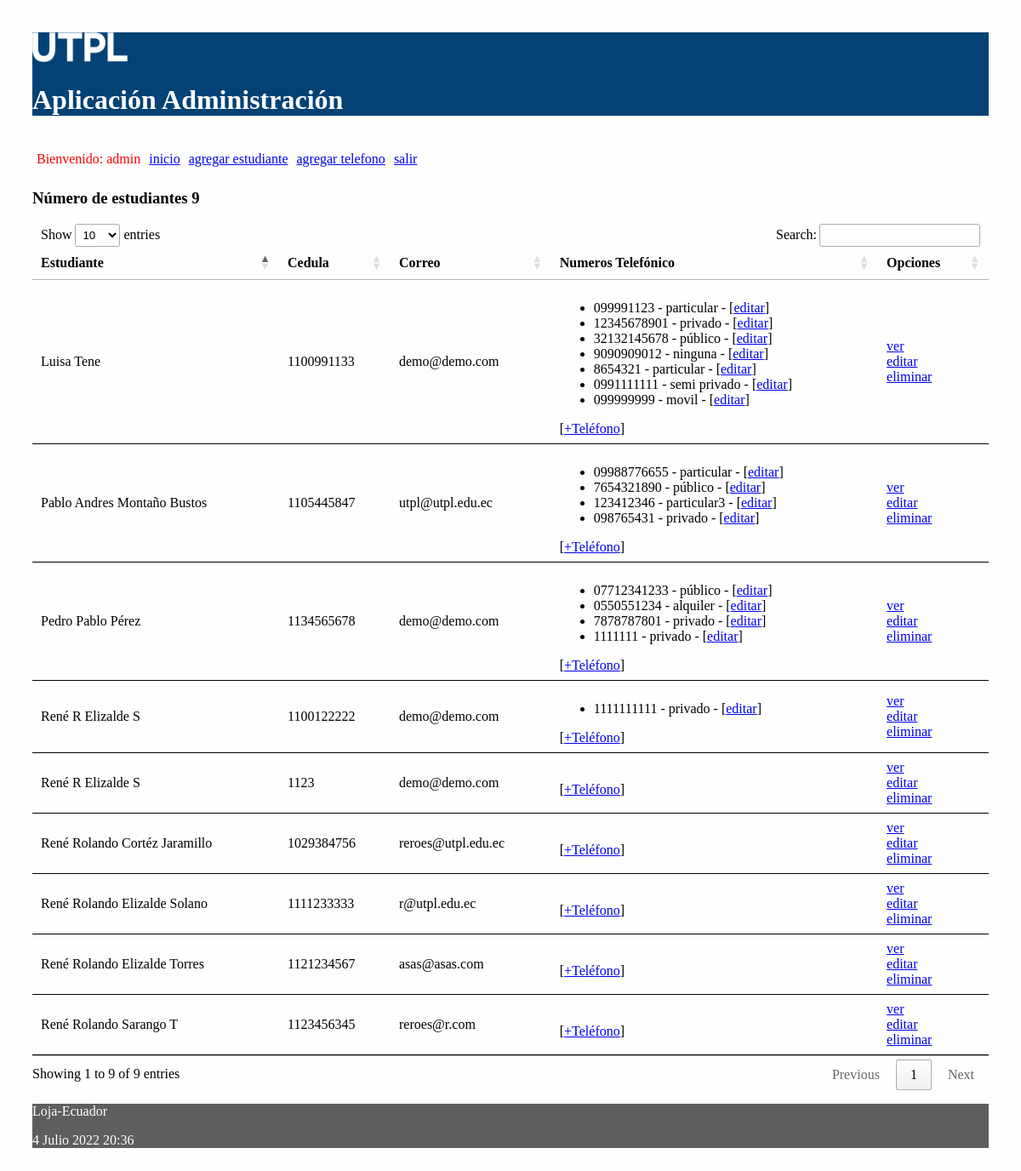
The app's page / (signed in) with its own data.
### administrativo/models.py (models this page shows, shortened)
class Estudiante(models.Model):
    nombre = models.CharField(max_length=30)
    apellido = models.CharField(max_length=30)
    cedula = models.CharField(max_length=30, unique=True)
    correo = models.EmailField()

class NumeroTelefonico(models.Model):
    telefono = models.CharField(max_length=100)
    tipo = models.CharField(max_length=100)
    estudiante = models.ForeignKey(Estudiante, on_delete=models.CASCADE,
            related_name="numeros_telefonicos")

### administrativo/views.py (the view)
# urls.py: path('', views.index, name='index'),
def index(request):
    estudiantes = Estudiante.objects.all()
    informacion_template = {'estudiantes': estudiantes, 'numero_estudiantes': len(estudiantes)}
    return render(request, 'index.html', informacion_template)

### administrativo/templates/index.html (shortened to what this page needs)
{% extends "master.html" %}
{% block content %}
<h3>Número de estudiantes {{ numero_estudiantes }}</h3>
<table id="tabla_datos">
  <thead>
    <tr>
      <th>Estudiante</th>
      <th>Cedula</th>
      <th>Correo</th>
      <th>Numeros Telefónico </th>
      <th>Opciones</th>
    </tr>
  </thead>
  {% for e in estudiantes %}
  <tr>
    <td> {{e.nombre}} {{e.apellido}}</td>
    <td> {{e.cedula}}</td>
    <td> {{e.correo}}</td>
    <td>
      <ul>
        {% for t in e.numeros_telefonicos.all %}
          <li>
            <span>{{t.telefono}} - {{t.tipo}} - [<a href="{% url 'editar_numero_telefonico' t.id %}">editar</a>] </span>
          </li>
        {% endfor %}
      </ul>
        [<a href="{% url 'crear_numero_telefonico_estudiante' e.id%}">+Teléfono</a>]
    </td>
    <td> <a href="{% url 'obtener_estudiante' e.id %}">ver</a> <br>
      <a href="{% url 'editar_estudiante' e.id %}">editar</a> <br>
      <a href="{% url 'eliminar_estudiante' e.id %}"
      onclick="return confirm('¿Está seguro de la eliminación?')" >
      eliminar</a>
    </td>
  </tr>
  {% endfor %}
</table>
{% endblock %}

### administrativo/templates/master.html (shortened to what this page needs)
<!DOCTYPE html>
<html>
  <head>
    {% load static %}
    <link rel="stylesheet" type="text/css" href="{% static 'css/estilos.css' %}">
    <link rel="stylesheet" type="text/css" href="https://cdn.datatables.net/1.10.25/css/jquery.dataTables.min.css">
  </head>
  <body>
  <header>
    <img src="{% static 'images/logo.png' %}" height="10%" width="10%" alt="My image">
    <h1>Aplicación Administración </h1>
    <nav class="top_menu">
      <ul>
        {% if user.is_authenticated %}
          <li> <span class="nombre_usuario"> Bienvenido: {{user.username}} </span></li>
        {% endif %}
        <li><a href="{% url 'index' %}">inicio</a></li>
        <li><a href="{% url 'crear_estudiante' %}">agregar estudiante</a></li>
        <li><a href="{% url 'crear_numero_telefonico' %}">agregar telefono</a></li>
        {% if user.is_authenticated %}
          <li><a href="{% url 'logout_view' %}">salir</a></li>
        {% else %}
          <li><a href="{% url 'login' %}">ingresar</a></li>
        {% endif %}
      </ul>
    </nav>
  </header>
  <section>
      {% block content %}
      {% endblock %}
  </section>
    <footer>
      <p>Loja-Ecuador</p>
      <p>{% now "j F Y H:i" %}</p>
    </footer>
  </body>
</html>

### administrativo/static/css/estilos.css (style rules this page uses)
body { background: #FEFEFD; padding: 30px; }
header { background: #034275; color: #FFF; }
section { width: 100%; }
th, td { padding: 15px; border-bottom: 1px solid black; }
.nombre_usuario { color: red; }
.top_menu ul { list-style:none; float:left; padding: 5px; width:95%; }
.top_menu ul li { float:left; margin-right:10px; margin-bottom:5px; text: #FFF; }
footer { background: #5E5E5E; color: #FFF; }

### records on screen
Estudiante: nombre "Luisa", apellido "Tene", cedula "1100991133", correo "demo@demo.com"
NumeroTelefonico: telefono "099991123", tipo "particular"
NumeroTelefonico: telefono "12345678901", tipo "privado"
NumeroTelefonico: telefono "32132145678", tipo "público"
NumeroTelefonico: telefono "9090909012", tipo "ninguna"
NumeroTelefonico: telefono "8654321", tipo "particular"
NumeroTelefonico: telefono "0991111111", tipo "semi privado"
NumeroTelefonico: telefono "099999999", tipo "movil"
Estudiante: nombre "Pedro Pablo", apellido "Pérez", cedula "1134565678", correo "demo@demo.com"
NumeroTelefonico: telefono "07712341233", tipo "público"
NumeroTelefonico: telefono "0550551234", tipo "alquiler"
NumeroTelefonico: telefono "7878787801", tipo "privado"
NumeroTelefonico: telefono "1111111", tipo "privado"
Estudiante: nombre "Pablo Andres", apellido "Montaño Bustos", cedula "1105445847", correo "utpl@utpl.edu.ec"
NumeroTelefonico: telefono "09988776655", tipo "particular"
NumeroTelefonico: telefono "7654321890", tipo "público"
NumeroTelefonico: telefono "123412346", tipo "particular3"
NumeroTelefonico: telefono "098765431", tipo "privado"
Estudiante: nombre "René R", apellido "Elizalde S", cedula "1100122222", correo "demo@demo.com"
NumeroTelefonico: telefono "1111111111", tipo "privado"
Estudiante: nombre "René R", apellido "Elizalde S", cedula "1123", correo "demo@demo.com"
Estudiante: nombre "René Rolando", apellido "Elizalde Torres", cedula "1121234567", correo "asas@asas.com"
Estudiante: nombre "René Rolando", apellido "Sarango T", cedula "1123456345", correo "reroes@r.com"
Estudiante: nombre "René Rolando", apellido "Cortéz Jaramillo", cedula "1029384756", correo "reroes@utpl.edu.ec"
Estudiante: nombre "René Rolando", apellido "Elizalde Solano", cedula "1111233333", correo "r@utpl.edu.ec"

### other values on screen
{{ user.username }} "admin"
{{ numero_estudiantes }} "9"
